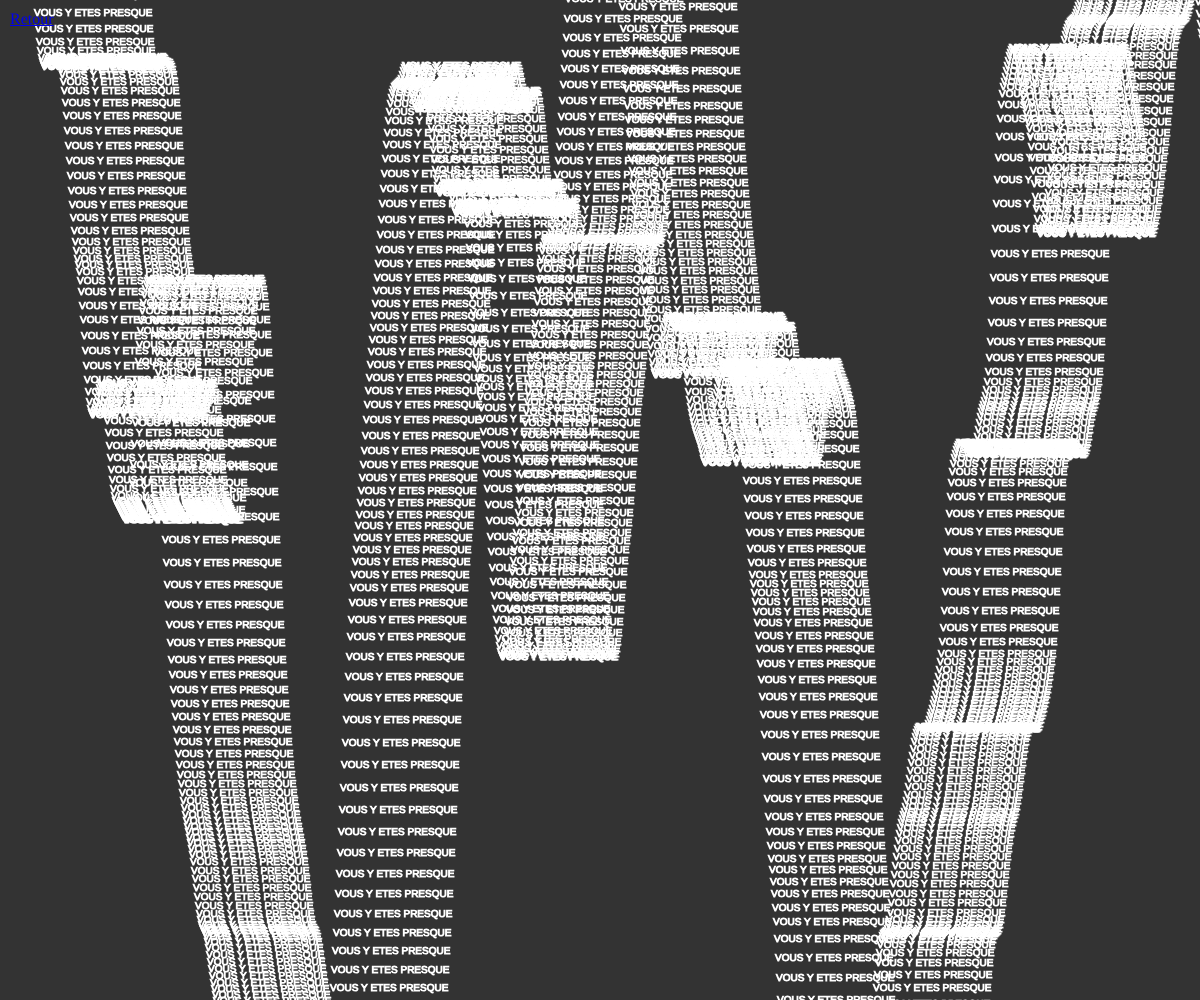
Frame 1 (no input)
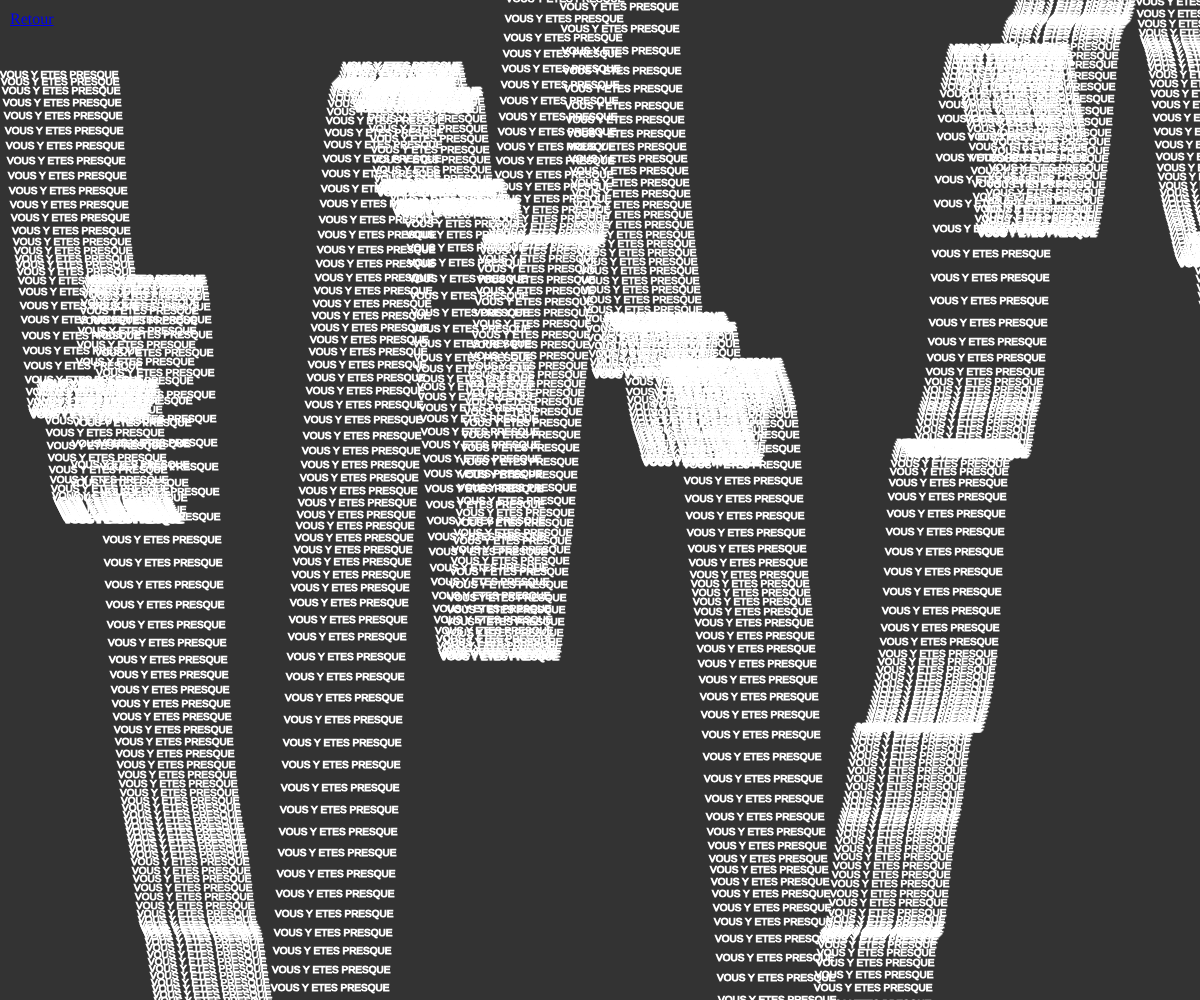
Frame 60 (no input)
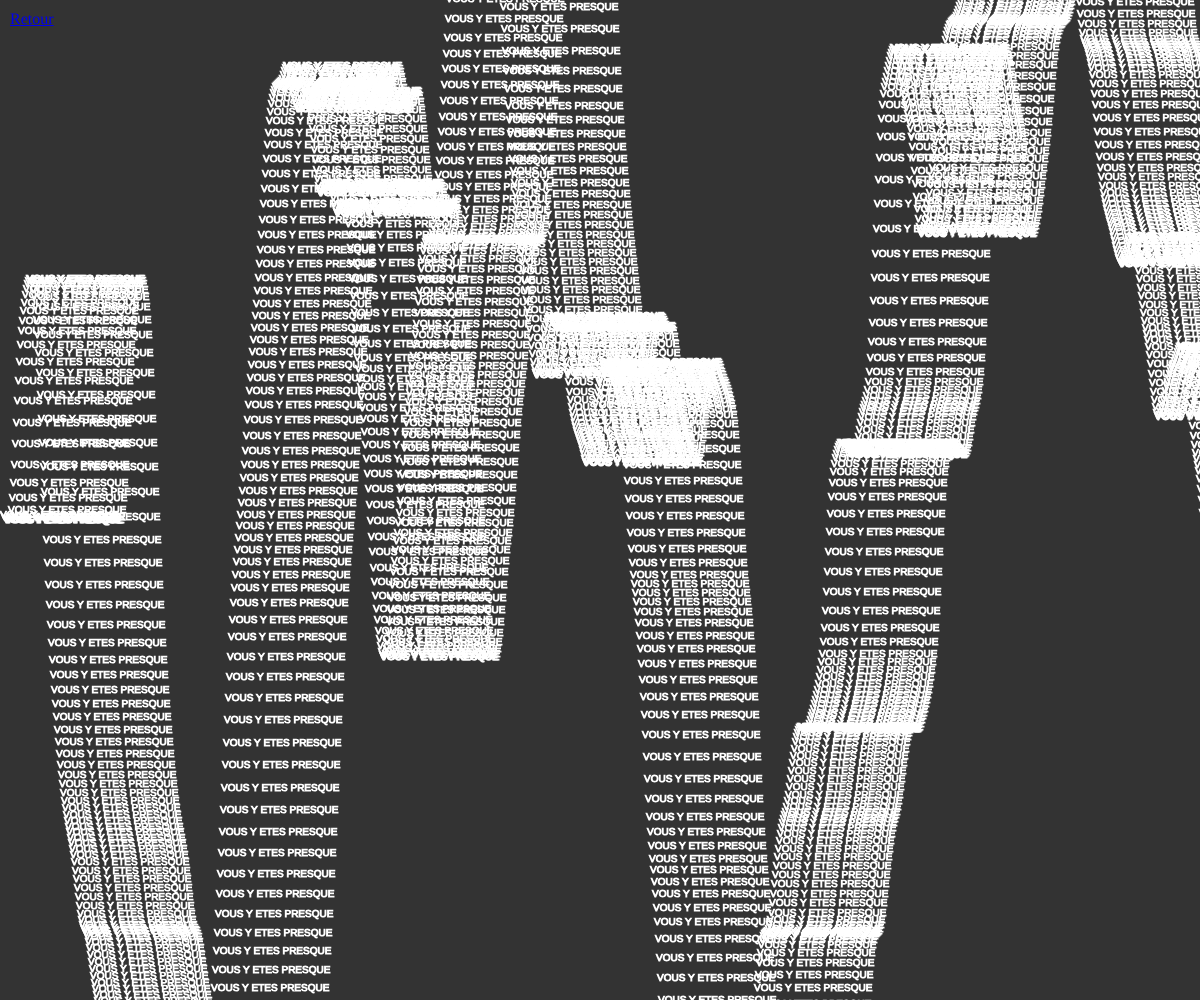
Frame 120 (the mouse pressed at the canvas centre since frame 60)

The p5.js sketch that drew these frames (run headless with seeded random() and noise() and a simulated clock; from frame 60 on, the mouse is pressed at the canvas centre):

// p5.js sketch
// ── sketch.js

let inc = 0.01;
let start = 100;

function setup() {
  createCanvas(windowWidth, windowHeight);
}

function windowResized() {resizeCanvas(windowWidth, windowHeight);}

function draw() {
  background(51);
  frameRate(100)

  stroke(255);
  noFill(0);

  let xoff = start;
  for (let x = 0; x < width; x++) {
    stroke(255);
    let n = map(noise(xoff), 0, 1, -1000, 1000);
    let s = map(sin(xoff), -1, 1,0, windowHeight);
    let y = s + n;

    vertex(x, y);

    xoff += inc ;
    
    textSize(10)
    //fill(300,random(0,1))
    text('VOUS Y ETES PRESQUE ', x, y)
  }


  start += inc;

  //noLoop();
}

window.onload = function() {
  // Créez le lien de retour
  var backLink = document.createElement("a"); 
  backLink.href = "../index.html"; 
  backLink.innerHTML = "Retour"; 
  backLink.style.position = "absolute";
  backLink.style.top = "10px";
  backLink.style.left = "10px";
  document.body.appendChild(backLink);
}
